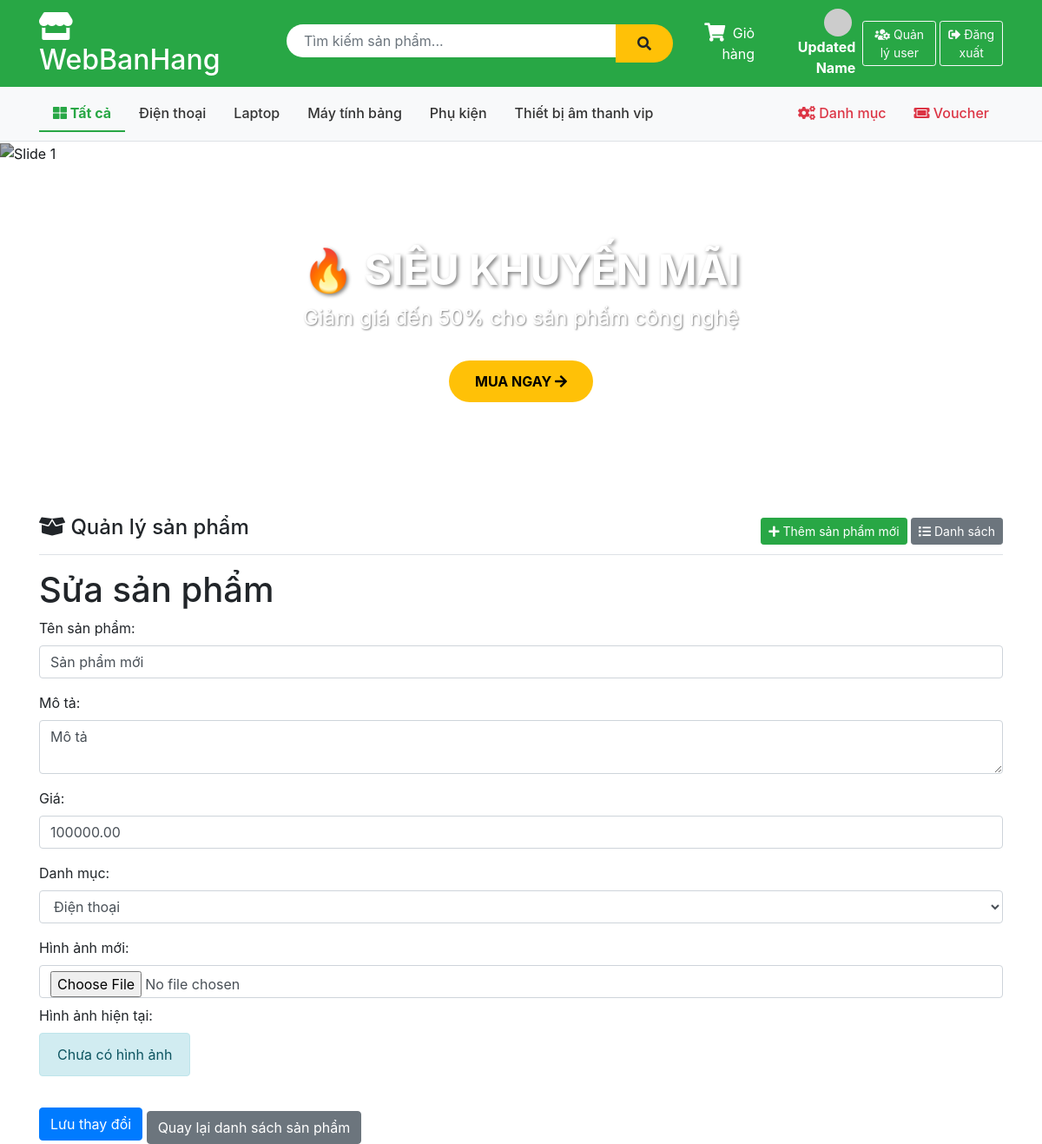
Screenshot of /Product/edit/10 (signed in) with the database file from the repository.
### tables this page shows
CREATE TABLE IF NOT EXISTS `category` (
  `id` int NOT NULL AUTO_INCREMENT,
  `name` varchar(100) NOT NULL,
  `description` text,
  PRIMARY KEY (`id`)
);

CREATE TABLE IF NOT EXISTS `product` (
  `id` int NOT NULL AUTO_INCREMENT,
  `name` varchar(100) NOT NULL,
  `description` text,
  `price` decimal(10,2) NOT NULL,
  `image` varchar(255) DEFAULT NULL,
  `category_id` int DEFAULT NULL,
  PRIMARY KEY (`id`),
  KEY `category_id` (`category_id`),
  CONSTRAINT `product_ibfk_1` FOREIGN KEY (`category_id`) REFERENCES `category` (`id`) ON DELETE CASCADE
);

### index.php (called while the page is built, shortened)
<?php
require_once 'app/helpers/SessionHelper.php';
require_once 'app/config/database.php';
require_once 'app/models/ProductModel.php';
$url = $_GET['url'] ?? '';
$url = rtrim($url, '/');
$url = filter_var($url, FILTER_SANITIZE_URL);
$url = explode('/', $url);
$action = isset($url[1]) && $url[1] != '' ? $url[1] : 'index';
$controller = new $controllerName();
call_user_func_array([$controller, $action], array_slice($url, 2));
?>

### app/helpers/SessionHelper.php (called while the page is built, shortened)
<?php
class SessionHelper {
    public static function isLoggedIn() {
        return isset($_SESSION['username']);
    }
    public static function isAdmin() {
        return isset($_SESSION['username']) &&
               isset($_SESSION['role']) &&
               $_SESSION['role'] === 'admin';
    }
}
?>

### app/config/database.php (called while the page is built, shortened)
<?php
class Database {
    private $host = "localhost";
    private $db_name = "my_store";
    private $username = "root";
    private $password = "";
    public function getConnection() {
        $this->conn = null;
        try {
            $this->conn = new PDO(
                "mysql:host=" . $this->host . ";dbname=" . $this->db_name,
                $this->username,
                $this->password
            );
            $this->conn->exec("set names utf8");
        } catch(PDOException $exception) {
            echo "Connection error: " . $exception->getMessage();
        }
        return $this->conn;
    }
}
?>

### app/models/ProductModel.php (called while the page is built, shortened)
<?php
class ProductModel {
    private $conn;
    private $table_name = "product";
    public function __construct($db) {
        $this->conn = $db;
    }
    public function getProductById($id) {
        $query = "SELECT p.*, c.name as category_name
                  FROM " . $this->table_name . " p
                  LEFT JOIN category c ON p.category_id = c.id
                  WHERE p.id = :id";
        $stmt = $this->conn->prepare($query);
        $stmt->bindParam(':id', $id, PDO::PARAM_INT);
        $stmt->execute();
        return $stmt->fetch(PDO::FETCH_OBJ);
    }
}
?>

### app/models/CategoryModel.php (called while the page is built, shortened)
<?php
class CategoryModel {
    private $conn;
    private $table_name = "category";
    public function __construct($db) {
        $this->conn = $db;
    }
    public function getCategories() {
        $query = "SELECT * FROM " . $this->table_name . " ORDER BY id ASC";
        $stmt = $this->conn->prepare($query);
        $stmt->execute();
        return $stmt->fetchAll(PDO::FETCH_OBJ);
    }
}
?>

### app/views/product/edit.php (the view, shortened to what this page needs)
<?php include 'app/views/shares/header.php'; ?>
<h1>Sửa sản phẩm</h1>
<form method="POST" action="/Product/update" enctype="multipart/form-data">
    <div class="form-group">
        <label for="name">Tên sản phẩm:</label>
        <input type="text" id="name" name="name" class="form-control" value="<?php echo htmlspecialchars($product->name); ?>" required>
    </div>
    <div class="form-group">
        <label for="description">Mô tả:</label>
        <textarea id="description" name="description" class="form-control" required><?php echo htmlspecialchars($product->description); ?></textarea>
    </div>
    <div class="form-group">
        <label for="price">Giá:</label>
        <input type="number" id="price" name="price" class="form-control" step="0.01" value="<?php echo htmlspecialchars($product->price); ?>" required>
    </div>
    <div class="form-group">
        <label for="category_id">Danh mục:</label>
        <select id="category_id" name="category_id" class="form-control" required>
            <?php foreach($categories as $category): ?>
                <option value="<?php echo $category->id; ?>" <?php echo ($category->id == $product->category_id) ? 'selected' : ''; ?>>
                    <?php echo htmlspecialchars($category->name); ?>
                </option>
            <?php endforeach; ?>
        </select>
    </div>
    <div class="form-group">
        <label for="image">Hình ảnh mới:</label>
        <input type="file" id="image" name="image" class="form-control" accept="image/*">
        <div class="mt-2">
            <label>Hình ảnh hiện tại:</label><br>
            <?php if($product->image && file_exists('public/' . $product->image)): ?>
                <img id="currentImage" src="/public/<?php echo $product->image; ?>" alt="Product Image" style="max-width: 150px; margin-bottom: 10px;">
            <?php else: ?>
                <div class="alert alert-info d-inline-block">Chưa có hình ảnh</div>
            <?php endif; ?>
        </div>
    </div>
    <button type="submit" class="btn btn-primary">Lưu thay đổi</button>
    <a href="/Product" class="btn btn-secondary mt-2">Quay lại danh sách sản phẩm</a>
</form>
<?php include 'app/views/shares/footer.php'; ?>

### app/views/shares/header.php (shortened to what this page needs)
<?php
require_once 'app/helpers/SessionHelper.php';
?>
<!DOCTYPE html>
<html lang="vi">
<head>
    <link href="https://stackpath.bootstrapcdn.com/bootstrap/4.5.2/css/bootstrap.min.css" rel="stylesheet">
    <link rel="stylesheet" href="https://cdnjs.cloudflare.com/ajax/libs/font-awesome/5.15.4/css/all.min.css">
</head>
<body>
    <div class="header-top">
        <div class="container">
            <div class="row align-items-center">
                <div class="col-md-3">
                    <h2 class="text-white mb-0">
                        <a href="/Product" style="color: white; text-decoration: none;">
                            <i class="fas fa-store"></i> WebBanHang
                        </a>
                    </h2>
                </div>
                <div class="col-md-5">
                    <form action="/Product/search" method="GET" class="search-box d-flex">
                        <input type="text" name="keyword" class="form-control"
                               placeholder="Tìm kiếm sản phẩm..."
                               value="<?php echo htmlspecialchars($_GET['keyword'] ?? ''); ?>">
                        <button type="submit" class="btn btn-warning">
                            <i class="fas fa-search"></i>
                        </button>
                    </form>
                </div>
                <div class="col-md-4 text-white text-right d-flex align-items-center justify-content-end">
                    <a href="/Product/cart" class="text-white mr-3 position-relative" style="text-decoration: none;">
                        <span class="cart-icon-wrapper">
                            <i class="fas fa-shopping-cart fa-lg"></i>
                        </span>
                        <span class="ml-1 d-none d-md-inline">Giỏ hàng</span>
                    </a>
                    <?php if (SessionHelper::isLoggedIn()): ?>
                        <a href="/Account/profile" class="text-white mr-2" style="text-decoration:none;">
                            <?php
                            $avatarSrc = !empty($_SESSION['avatar'])
                                ? '/public/' . $_SESSION['avatar']
                                : 'https://ui-avatars.com/api/?name=' . urlencode($_SESSION['fullname'] ?? 'U') . '&size=32&background=fff&color=28a745';
                            ?>
                            <img src="<?= $avatarSrc ?>" class="rounded-circle mr-1" style="width:32px;height:32px;object-fit:cover;">
                            <strong><?= htmlspecialchars($_SESSION['fullname'] ?? $_SESSION['username']) ?></strong>
                        </a>
                        <?php if (SessionHelper::isAdmin()): ?>
                            <a href="/Account/manageUsers" class="btn btn-outline-light btn-sm mr-1">
                                <i class="fas fa-users-cog"></i> Quản lý user
                            </a>
                        <?php endif; ?>
                        <a href="/Account/logout" class="btn btn-outline-light btn-sm">
                            <i class="fas fa-sign-out-alt"></i> Đăng xuất
                        </a>
                    <?php endif; ?>
                </div>
            </div>
        </div>
    </div>
    <div class="category-nav">
        <div class="container">
            <ul class="nav">
                <li class="nav-item">
                    <a class="nav-link <?php echo (!isset($_GET['category'])) ? 'active' : ''; ?>"
                       href="/Product">
                        <i class="fas fa-th-large"></i> Tất cả
                    </a>
                </li>
                <?php
                $db = (new Database())->getConnection();
                $stmt = $db->query("SELECT * FROM category ORDER BY name ASC");
                $cats = $stmt->fetchAll(PDO::FETCH_OBJ);
                foreach ($cats as $cat):
                    $isActive = (isset($_GET['category']) && $_GET['category'] == $cat->id) ? 'active' : '';
                ?>
                <li class="nav-item">
                    <a class="nav-link <?php echo $isActive; ?>"
                       href="/Product?category=<?php echo $cat->id; ?>">
                        <?php echo htmlspecialchars($cat->name); ?>
                    </a>
                </li>
                <?php endforeach; ?>
                <?php if (SessionHelper::isAdmin()): ?>
                <li class="nav-item ml-auto">
                    <a class="nav-link admin-link" href="/Category/list">
                        <i class="fas fa-cogs"></i> Danh mục
                    </a>
                </li>
                <li class="nav-item">
                    <a class="nav-link admin-link" href="/Voucher">
                        <i class="fas fa-ticket-alt"></i> Voucher
                    </a>
                </li>
                <?php endif; ?>
            </ul>
        </div>
    </div>
    <div class="banner-slider">
        <div id="mainSlider" class="carousel slide" data-ride="carousel" data-interval="4000">
            <ol class="carousel-indicators">
                <li data-target="#mainSlider" data-slide-to="0" class="active"></li>
                <li data-target="#mainSlider" data-slide-to="1"></li>
                <li data-target="#mainSlider" data-slide-to="2"></li>
            </ol>
            <div class="carousel-inner">
                <div class="carousel-item active">
                    <img src="https://images.unsplash.com/photo-1607082348824-0a96f2a4b9da?w=1200" alt="Slide 1">
                    <div class="carousel-caption">
                        <h3>🔥 SIÊU KHUYẾN MÃI</h3>
                        <p>Giảm giá đến 50% cho sản phẩm công nghệ</p>
                        <a href="/Product" class="btn-shop-now">MUA NGAY <i class="fas fa-arrow-right"></i></a>
                    </div>
                </div>
            </div>
            <a class="carousel-control-prev" href="#mainSlider" role="button" data-slide="prev">
                <span class="carousel-control-prev-icon"></span>
            </a>
            <a class="carousel-control-next" href="#mainSlider" role="button" data-slide="next">
                <span class="carousel-control-next-icon"></span>
            </a>
        </div>
    </div>
    <div class="container mt-4">
        <div class="d-flex justify-content-between align-items-center mb-3 border-bottom pb-2">
            <h4><i class="fas fa-box-open"></i> Quản lý sản phẩm</h4>
            <?php if (SessionHelper::isAdmin()): ?>
            <div>
                <a href="/Product/add" class="btn btn-success btn-sm">
                    <i class="fas fa-plus"></i> Thêm sản phẩm mới
                </a>
                <a href="/Product" class="btn btn-secondary btn-sm">
                    <i class="fas fa-list"></i> Danh sách
                </a>
            </div>
            <?php endif; ?>
        </div>

### app/views/shares/header.php (style rules this page uses)
.header-top { background: #28a745; padding: 10px 0; }
.search-box { max-width: 600px; margin: 0 auto; }
.search-box input { border-radius: 25px 0 0 25px; border: none; padding: 10px 20px; }
.search-box button { border-radius: 0 25px 25px 0; background: #ffc107; border: none; padding: 10px 25px; }
.category-nav { background: #f8f9fa; padding: 10px 0; border-bottom: 1px solid #dee2e6; }
.category-nav .nav-link { color: #333; font-weight: 500; }
.category-nav .nav-link.active { color: #28a745; font-weight: bold; border-bottom: 2px solid #28a745; }
.admin-link { color: #dc3545 !important; font-weight: bold; }
.cart-icon-wrapper { position: relative; display: inline-block; }
.banner-slider { position: relative; margin-bottom: 30px; }
.banner-slider .carousel-item { height: 400px; }
.banner-slider .carousel-item img { height: 100%; object-fit: cover; filter: brightness(0.7); }
.banner-slider .carousel-caption { bottom: 20%; }
.banner-slider .carousel-caption h3 { font-size: 3rem; font-weight: bold; text-shadow: 2px 2px 4px rgba(0,0,0,0.5); }
.banner-slider .carousel-caption p { font-size: 1.5rem; text-shadow: 1px 1px 2px rgba(0,0,0,0.5); }
.btn-shop-now { background: #ffc107; color: #000; padding: 12px 30px; border-radius: 25px; font-weight: bold; text-decoration: none; display: inline-block; margin-top: 15px; transition: all 0.3s; }

### rows the page displays
category: name "Điện thoại"
category: name "Laptop"
category: name "Máy tính bảng"
category: name "Phụ kiện"
category: name "Thiết bị âm thanh vip"
product: name "Sản phẩm mới", description "Mô tả", price "100000.00", category_id "Điện thoại"

### other values shown
$_SESSION['fullname'] "Updated Name"
